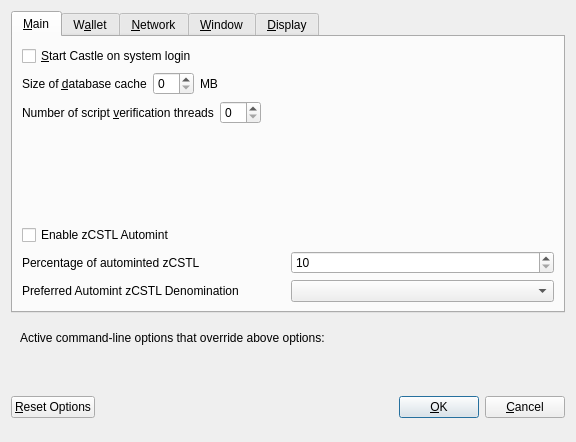
<?xml version="1.0" encoding="UTF-8"?>
<ui version="4.0">
 <class>OptionsDialog</class>
 <widget class="QDialog" name="OptionsDialog">
  <property name="geometry">
   <rect>
    <x>0</x>
    <y>0</y>
    <width>576</width>
    <height>442</height>
   </rect>
  </property>
  <property name="windowTitle">
   <string>Options</string>
  </property>
  <property name="modal">
   <bool>true</bool>
  </property>
  <layout class="QVBoxLayout" name="verticalLayout">
   <item>
    <widget class="QTabWidget" name="tabWidget">
     <property name="currentIndex">
      <number>0</number>
     </property>
     <widget class="QWidget" name="tabMain">
      <attribute name="title">
       <string>&amp;Main</string>
      </attribute>
      <layout class="QVBoxLayout" name="verticalLayout_Main">
       <item>
        <widget class="QCheckBox" name="bitcoinAtStartup">
         <property name="toolTip">
          <string>Automatically start Castle after logging in to the system.</string>
         </property>
         <property name="text">
          <string>&amp;Start Castle on system login</string>
         </property>
        </widget>
       </item>
       <item>
        <layout class="QHBoxLayout" name="horizontalLayout_2_Main">
         <item>
          <widget class="QLabel" name="databaseCacheLabel">
           <property name="text">
            <string>Size of &amp;database cache</string>
           </property>
           <property name="textFormat">
            <enum>Qt::PlainText</enum>
           </property>
           <property name="buddy">
            <cstring>databaseCache</cstring>
           </property>
          </widget>
         </item>
         <item>
          <widget class="QSpinBox" name="databaseCache"/>
         </item>
         <item>
          <widget class="QLabel" name="databaseCacheUnitLabel">
           <property name="text">
            <string>MB</string>
           </property>
           <property name="textFormat">
            <enum>Qt::PlainText</enum>
           </property>
          </widget>
         </item>
         <item>
          <spacer name="horizontalSpacer_2_Main">
           <property name="orientation">
            <enum>Qt::Horizontal</enum>
           </property>
           <property name="sizeHint" stdset="0">
            <size>
             <width>40</width>
             <height>20</height>
            </size>
           </property>
          </spacer>
         </item>
        </layout>
       </item>
       <item>
        <layout class="QHBoxLayout" name="horizontalLayout_3_Main">
         <item>
          <widget class="QLabel" name="threadsScriptVerifLabel">
           <property name="text">
            <string>Number of script &amp;verification threads</string>
           </property>
           <property name="textFormat">
            <enum>Qt::PlainText</enum>
           </property>
           <property name="buddy">
            <cstring>threadsScriptVerif</cstring>
           </property>
          </widget>
         </item>
         <item>
          <widget class="QSpinBox" name="threadsScriptVerif">
           <property name="toolTip">
            <string>(0 = auto, &lt;0 = leave that many cores free)</string>
           </property>
          </widget>
         </item>
         <item>
          <spacer name="horizontalSpacer_3_Main">
           <property name="orientation">
            <enum>Qt::Horizontal</enum>
           </property>
           <property name="sizeHint" stdset="0">
            <size>
             <width>40</width>
             <height>20</height>
            </size>
           </property>
          </spacer>
         </item>
        </layout>
       </item>
       <item>
        <spacer name="verticalSpacer_2">
         <property name="orientation">
          <enum>Qt::Vertical</enum>
         </property>
         <property name="sizeHint" stdset="0">
          <size>
           <width>20</width>
           <height>40</height>
          </size>
         </property>
        </spacer>
       </item>
       <item>
        <widget class="QCheckBox" name="checkBoxZeromintEnable">
         <property name="toolTip">
          <string>Enable automatic minting of CSTL units to zCSTL</string>
         </property>
         <property name="layoutDirection">
          <enum>Qt::LeftToRight</enum>
         </property>
         <property name="text">
          <string>Enable zCSTL Automint</string>
         </property>
        </widget>
       </item>
       <item>
        <layout class="QHBoxLayout" name="horizontalLayout_3">
         <item>
          <widget class="QLabel" name="percentage_label">
           <property name="toolTip">
            <string>Percentage of incoming CSTL which get automatically converted to zCSTL via Zerocoin Protocol (min: 10%)</string>
           </property>
           <property name="text">
            <string>Percentage of autominted zCSTL</string>
           </property>
          </widget>
         </item>
         <item>
          <widget class="QSpinBox" name="zeromintPercentage">
           <property name="minimum">
            <number>10</number>
           </property>
           <property name="maximum">
            <number>100</number>
           </property>
          </widget>
         </item>
        </layout>
       </item>
       <item>
        <layout class="QHBoxLayout" name="horizontalLayout" stretch="0,0">
         <property name="sizeConstraint">
          <enum>QLayout::SetFixedSize</enum>
         </property>
         <item>
          <widget class="QLabel" name="labelPreferredDenom">
           <property name="maximumSize">
            <size>
             <width>16777215</width>
             <height>16777215</height>
            </size>
           </property>
           <property name="toolTip">
            <string>Wait with automatic conversion to Zerocoin until enough CSTL for this denomination is available</string>
           </property>
           <property name="text">
            <string>Preferred Automint zCSTL Denomination</string>
           </property>
          </widget>
         </item>
         <item>
          <widget class="QComboBox" name="preferredDenom">
           <property name="maximumSize">
            <size>
             <width>16777215</width>
             <height>27</height>
            </size>
           </property>
           <property name="toolTip">
            <string>Wait with automatic conversion to Zerocoin until enough CSTL for this denomination is available</string>
           </property>
           <property name="maxVisibleItems">
            <number>9</number>
           </property>
           <property name="maxCount">
            <number>9</number>
           </property>
          </widget>
         </item>
        </layout>
       </item>
      </layout>
     </widget>
     <widget class="QWidget" name="tabWallet">
      <attribute name="title">
       <string>W&amp;allet</string>
      </attribute>
      <layout class="QVBoxLayout" name="verticalLayout_Wallet">
       <item>
        <layout class="QHBoxLayout" name="horizontalLayout_2_Wallet">
         <item>
          <widget class="QLabel" name="labelStakeSplitThresholdText">
           <property name="text">
            <string>Stake split threshold:</string>
           </property>
          </widget>
         </item>
         <item>
          <widget class="QSpinBox" name="spinBoxStakeSplitThreshold">
           <property name="minimum">
            <number>1</number>
           </property>
           <property name="maximum">
            <number>999999</number>
           </property>
          </widget>
         </item>
        </layout>
       </item>
       <item>
        <widget class="QGroupBox" name="groupBox">
         <property name="title">
          <string>Expert</string>
         </property>
         <layout class="QVBoxLayout" name="verticalLayout_2">
          <item>
           <widget class="QCheckBox" name="coinControlFeatures">
            <property name="toolTip">
             <string>Whether to show coin control features or not.</string>
            </property>
            <property name="text">
             <string>Enable coin &amp;control features</string>
            </property>
           </widget>
          </item>
          <item>
           <widget class="QCheckBox" name="showMasternodesTab">
            <property name="toolTip">
             <string>Show additional tab listing all your masternodes in first sub-tab&lt;br/&gt;and all masternodes on the network in second sub-tab.</string>
            </property>
            <property name="text">
             <string>Show Masternodes Tab</string>
            </property>
           </widget>
          </item>
          <item>
           <widget class="QCheckBox" name="spendZeroConfChange">
            <property name="toolTip">
             <string>If you disable the spending of unconfirmed change, the change from a transaction&lt;br/&gt;cannot be used until that transaction has at least one confirmation.&lt;br/&gt;This also affects how your balance is computed.</string>
            </property>
            <property name="text">
             <string>&amp;Spend unconfirmed change</string>
            </property>
           </widget>
          </item>
         </layout>
        </widget>
       </item>
       <item>
        <spacer name="verticalSpacer_Wallet">
         <property name="orientation">
          <enum>Qt::Vertical</enum>
         </property>
         <property name="sizeHint" stdset="0">
          <size>
           <width>20</width>
           <height>40</height>
          </size>
         </property>
        </spacer>
       </item>
      </layout>
     </widget>
     <widget class="QWidget" name="tabNetwork">
      <attribute name="title">
       <string>&amp;Network</string>
      </attribute>
      <layout class="QVBoxLayout" name="verticalLayout_Network">
       <item>
        <widget class="QCheckBox" name="mapPortUpnp">
         <property name="toolTip">
          <string>Automatically open the Castle client port on the router. This only works when your router supports UPnP and it is enabled.</string>
         </property>
         <property name="text">
          <string>Map port using &amp;UPnP</string>
         </property>
        </widget>
       </item>
       <item>
        <widget class="QCheckBox" name="allowIncoming">
         <property name="toolTip">
          <string>Accept connections from outside</string>
         </property>
         <property name="text">
          <string>Allow incoming connections</string>
         </property>
        </widget>
       </item>
       <item>
        <widget class="QCheckBox" name="connectSocks">
         <property name="toolTip">
          <string>Connect to the Castle network through a SOCKS5 proxy.</string>
         </property>
         <property name="text">
          <string>&amp;Connect through SOCKS5 proxy (default proxy):</string>
         </property>
        </widget>
       </item>
       <item>
        <layout class="QHBoxLayout" name="horizontalLayout_1_Network">
         <item>
          <widget class="QLabel" name="proxyIpLabel">
           <property name="text">
            <string>Proxy &amp;IP:</string>
           </property>
           <property name="textFormat">
            <enum>Qt::PlainText</enum>
           </property>
           <property name="buddy">
            <cstring>proxyIp</cstring>
           </property>
          </widget>
         </item>
         <item>
          <widget class="QValidatedLineEdit" name="proxyIp">
           <property name="minimumSize">
            <size>
             <width>140</width>
             <height>0</height>
            </size>
           </property>
           <property name="maximumSize">
            <size>
             <width>140</width>
             <height>16777215</height>
            </size>
           </property>
           <property name="toolTip">
            <string>IP address of the proxy (e.g. IPv4: 127.0.0.1 / IPv6: ::1)</string>
           </property>
          </widget>
         </item>
         <item>
          <widget class="QLabel" name="proxyPortLabel">
           <property name="text">
            <string>&amp;Port:</string>
           </property>
           <property name="textFormat">
            <enum>Qt::PlainText</enum>
           </property>
           <property name="buddy">
            <cstring>proxyPort</cstring>
           </property>
          </widget>
         </item>
         <item>
          <widget class="QLineEdit" name="proxyPort">
           <property name="minimumSize">
            <size>
             <width>55</width>
             <height>0</height>
            </size>
           </property>
           <property name="maximumSize">
            <size>
             <width>55</width>
             <height>16777215</height>
            </size>
           </property>
           <property name="toolTip">
            <string>Port of the proxy (e.g. 9050)</string>
           </property>
          </widget>
         </item>
         <item>
          <spacer name="horizontalSpacer_1_Network">
           <property name="orientation">
            <enum>Qt::Horizontal</enum>
           </property>
           <property name="sizeHint" stdset="0">
            <size>
             <width>40</width>
             <height>20</height>
            </size>
           </property>
          </spacer>
         </item>
        </layout>
       </item>
       <item>
        <spacer name="verticalSpacer_Network">
         <property name="orientation">
          <enum>Qt::Vertical</enum>
         </property>
         <property name="sizeHint" stdset="0">
          <size>
           <width>20</width>
           <height>40</height>
          </size>
         </property>
        </spacer>
       </item>
      </layout>
     </widget>
     <widget class="QWidget" name="tabWindow">
      <attribute name="title">
       <string>&amp;Window</string>
      </attribute>
      <layout class="QVBoxLayout" name="verticalLayout_Window">
       <item>
        <widget class="QCheckBox" name="minimizeToTray">
         <property name="toolTip">
          <string>Show only a tray icon after minimizing the window.</string>
         </property>
         <property name="text">
          <string>&amp;Minimize to the tray instead of the taskbar</string>
         </property>
        </widget>
       </item>
       <item>
        <widget class="QCheckBox" name="minimizeOnClose">
         <property name="toolTip">
          <string>Minimize instead of exit the application when the window is closed. When this option is enabled, the application will be closed only after selecting Quit in the menu.</string>
         </property>
         <property name="text">
          <string>M&amp;inimize on close</string>
         </property>
        </widget>
       </item>
       <item>
        <spacer name="verticalSpacer_Window">
         <property name="orientation">
          <enum>Qt::Vertical</enum>
         </property>
         <property name="sizeHint" stdset="0">
          <size>
           <width>20</width>
           <height>40</height>
          </size>
         </property>
        </spacer>
       </item>
      </layout>
     </widget>
     <widget class="QWidget" name="tabDisplay">
      <attribute name="title">
       <string>&amp;Display</string>
      </attribute>
      <layout class="QVBoxLayout" name="verticalLayout_Display">
       <item>
        <layout class="QHBoxLayout" name="horizontalLayout_1_Display">
         <item>
          <widget class="QLabel" name="langLabel">
           <property name="text">
            <string>User Interface &amp;language:</string>
           </property>
           <property name="textFormat">
            <enum>Qt::PlainText</enum>
           </property>
           <property name="buddy">
            <cstring>lang</cstring>
           </property>
          </widget>
         </item>
         <item>
          <widget class="QValueComboBox" name="lang">
           <property name="toolTip">
            <string>The user interface language can be set here. This setting will take effect after restarting Castle.</string>
           </property>
          </widget>
         </item>
        </layout>
       </item>
       <item>
        <widget class="QLabel" name="label_3">
         <property name="toolTip">
          <string notr="true"/>
         </property>
         <property name="statusTip">
          <string notr="true"/>
         </property>
         <property name="whatsThis">
          <string notr="true"/>
         </property>
         <property name="accessibleName">
          <string notr="true"/>
         </property>
         <property name="text">
          <string>Language missing or translation incomplete? Help contributing translations here:
https://www.transifex.com/castle-project/castle-project-translations</string>
         </property>
         <property name="wordWrap">
          <bool>true</bool>
         </property>
         <property name="openExternalLinks">
          <bool>true</bool>
         </property>
         <property name="textInteractionFlags">
          <set>Qt::TextBrowserInteraction</set>
         </property>
        </widget>
       </item>
       <item>
        <layout class="QHBoxLayout" name="horizontalLayout_4_Display" stretch="0,0">
         <item>
          <widget class="QLabel" name="themeLabel">
           <property name="text">
            <string>User Interface Theme:</string>
           </property>
          </widget>
         </item>
         <item>
          <widget class="QValueComboBox" name="theme"/>
         </item>
        </layout>
       </item>
       <item>
        <widget class="Line" name="line">
         <property name="orientation">
          <enum>Qt::Horizontal</enum>
         </property>
        </widget>
       </item>
       <item>
        <layout class="QHBoxLayout" name="horizontalLayout_2_Display">
         <item>
          <widget class="QLabel" name="unitLabel">
           <property name="text">
            <string>&amp;Unit to show amounts in:</string>
           </property>
           <property name="textFormat">
            <enum>Qt::PlainText</enum>
           </property>
           <property name="buddy">
            <cstring>unit</cstring>
           </property>
          </widget>
         </item>
         <item>
          <widget class="QValueComboBox" name="unit">
           <property name="toolTip">
            <string>Choose the default subdivision unit to show in the interface and when sending coins.</string>
           </property>
          </widget>
         </item>
        </layout>
       </item>
       <item>
        <layout class="QHBoxLayout" name="horizontalLayout_5_Display">
         <item>
          <widget class="QLabel" name="digitsLabel">
           <property name="text">
            <string>Decimal digits</string>
           </property>
          </widget>
         </item>
         <item>
          <widget class="QValueComboBox" name="digits"/>
         </item>
        </layout>
       </item>
       <item>
        <widget class="QCheckBox" name="checkBoxHideZeroBalances">
         <property name="toolTip">
          <string>Hide empty balances</string>
         </property>
         <property name="layoutDirection">
          <enum>Qt::LeftToRight</enum>
         </property>
         <property name="text">
          <string>Hide empty balances</string>
         </property>
        </widget>
       </item>
       <item>
        <layout class="QHBoxLayout" name="horizontalLayout_3_Display">
         <item>
          <widget class="QLabel" name="thirdPartyTxUrlsLabel">
           <property name="toolTip">
            <string>Third party URLs (e.g. a block explorer) that appear in the transactions tab as context menu items. %s in the URL is replaced by transaction hash. Multiple URLs are separated by vertical bar |.</string>
           </property>
           <property name="text">
            <string>Third party transaction URLs</string>
           </property>
           <property name="buddy">
            <cstring>thirdPartyTxUrls</cstring>
           </property>
          </widget>
         </item>
         <item>
          <widget class="QLineEdit" name="thirdPartyTxUrls">
           <property name="toolTip">
            <string>Third party URLs (e.g. a block explorer) that appear in the transactions tab as context menu items. %s in the URL is replaced by transaction hash. Multiple URLs are separated by vertical bar |.</string>
           </property>
          </widget>
         </item>
        </layout>
       </item>
       <item>
        <spacer name="verticalSpacer">
         <property name="orientation">
          <enum>Qt::Vertical</enum>
         </property>
         <property name="sizeHint" stdset="0">
          <size>
           <width>20</width>
           <height>40</height>
          </size>
         </property>
        </spacer>
       </item>
      </layout>
     </widget>
    </widget>
   </item>
   <item>
    <widget class="QFrame" name="frame">
     <layout class="QVBoxLayout" name="verticalLayout_Bottom">
      <item>
       <layout class="QHBoxLayout" name="horizontalLayout_Bottom">
        <item>
         <widget class="QLabel" name="overriddenByCommandLineInfoLabel">
          <property name="text">
           <string>Active command-line options that override above options:</string>
          </property>
          <property name="textFormat">
           <enum>Qt::PlainText</enum>
          </property>
         </widget>
        </item>
        <item>
         <spacer name="horizontalSpacer_Bottom">
          <property name="orientation">
           <enum>Qt::Horizontal</enum>
          </property>
          <property name="sizeHint" stdset="0">
           <size>
            <width>40</width>
            <height>20</height>
           </size>
          </property>
         </spacer>
        </item>
       </layout>
      </item>
      <item>
       <widget class="QLabel" name="overriddenByCommandLineLabel">
        <property name="text">
         <string/>
        </property>
        <property name="textFormat">
         <enum>Qt::PlainText</enum>
        </property>
        <property name="wordWrap">
         <bool>true</bool>
        </property>
       </widget>
      </item>
     </layout>
    </widget>
   </item>
   <item>
    <layout class="QHBoxLayout" name="horizontalLayout_Buttons">
     <item>
      <widget class="QPushButton" name="resetButton">
       <property name="toolTip">
        <string>Reset all client options to default.</string>
       </property>
       <property name="text">
        <string>&amp;Reset Options</string>
       </property>
       <property name="autoDefault">
        <bool>false</bool>
       </property>
      </widget>
     </item>
     <item>
      <spacer name="horizontalSpacer_1">
       <property name="orientation">
        <enum>Qt::Horizontal</enum>
       </property>
       <property name="sizeHint" stdset="0">
        <size>
         <width>40</width>
         <height>48</height>
        </size>
       </property>
      </spacer>
     </item>
     <item>
      <widget class="QLabel" name="statusLabel">
       <property name="minimumSize">
        <size>
         <width>200</width>
         <height>0</height>
        </size>
       </property>
       <property name="font">
        <font>
         <weight>75</weight>
         <bold>true</bold>
        </font>
       </property>
       <property name="text">
        <string/>
       </property>
       <property name="textFormat">
        <enum>Qt::PlainText</enum>
       </property>
       <property name="wordWrap">
        <bool>true</bool>
       </property>
      </widget>
     </item>
     <item>
      <spacer name="horizontalSpacer_2">
       <property name="orientation">
        <enum>Qt::Horizontal</enum>
       </property>
       <property name="sizeHint" stdset="0">
        <size>
         <width>40</width>
         <height>48</height>
        </size>
       </property>
      </spacer>
     </item>
     <item>
      <widget class="QPushButton" name="okButton">
       <property name="text">
        <string>&amp;OK</string>
       </property>
       <property name="autoDefault">
        <bool>false</bool>
       </property>
       <property name="default">
        <bool>true</bool>
       </property>
      </widget>
     </item>
     <item>
      <widget class="QPushButton" name="cancelButton">
       <property name="text">
        <string>&amp;Cancel</string>
       </property>
       <property name="autoDefault">
        <bool>false</bool>
       </property>
      </widget>
     </item>
    </layout>
   </item>
  </layout>
 </widget>
 <customwidgets>
  <customwidget>
   <class>QValidatedLineEdit</class>
   <extends>QLineEdit</extends>
   <header>qvalidatedlineedit.h</header>
  </customwidget>
  <customwidget>
   <class>QValueComboBox</class>
   <extends>QComboBox</extends>
   <header>qvaluecombobox.h</header>
  </customwidget>
 </customwidgets>
 <resources/>
 <connections/>
</ui>
